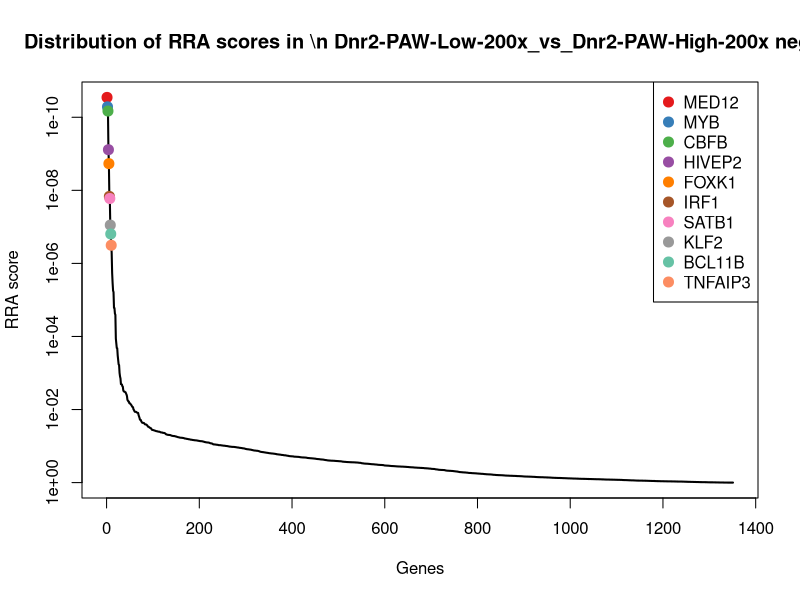
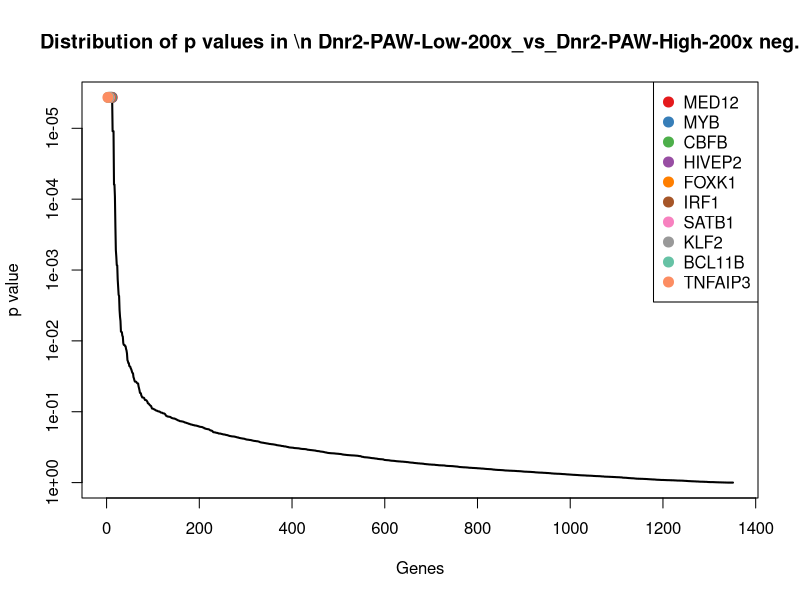
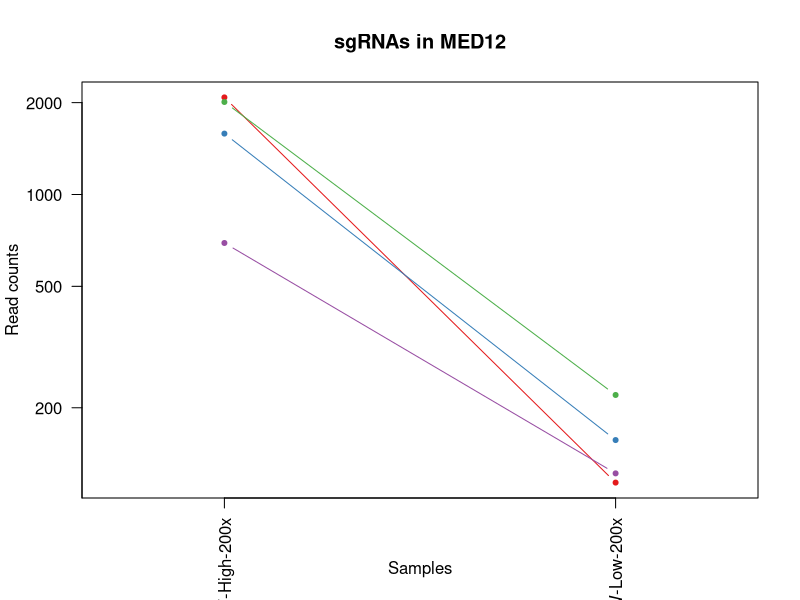
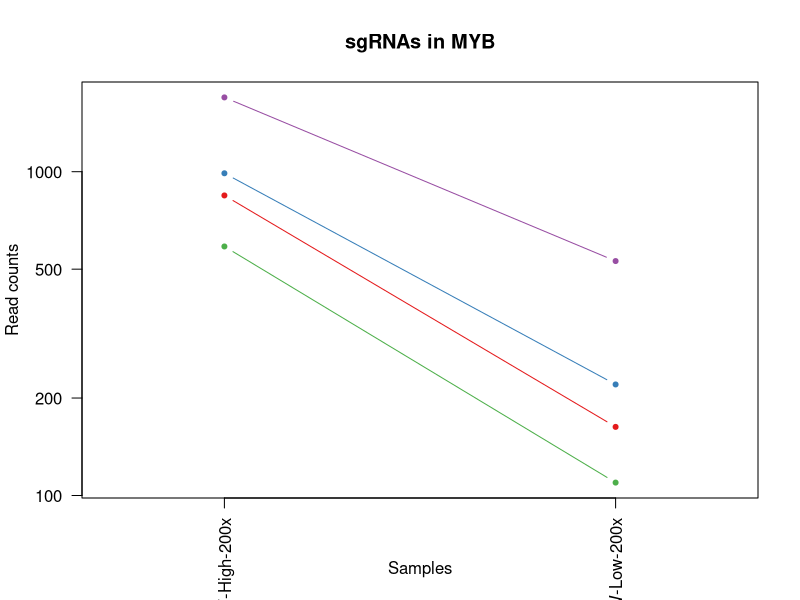
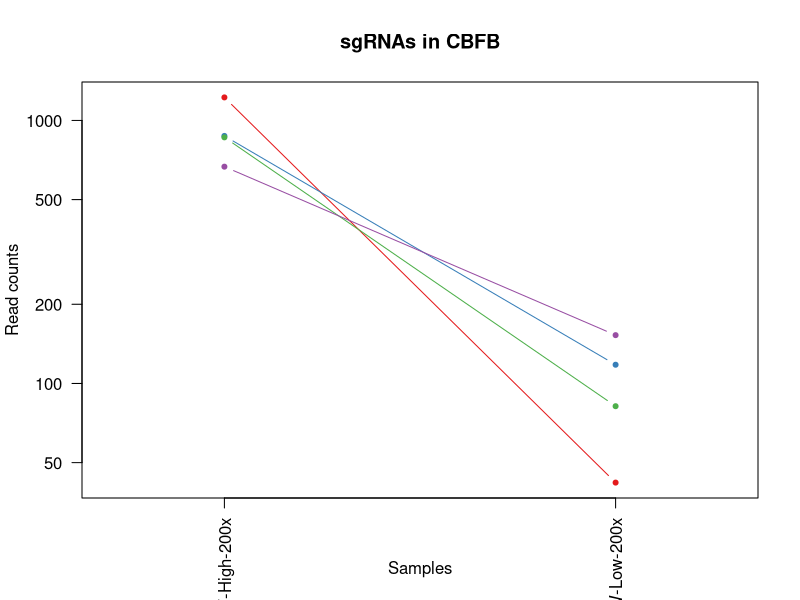
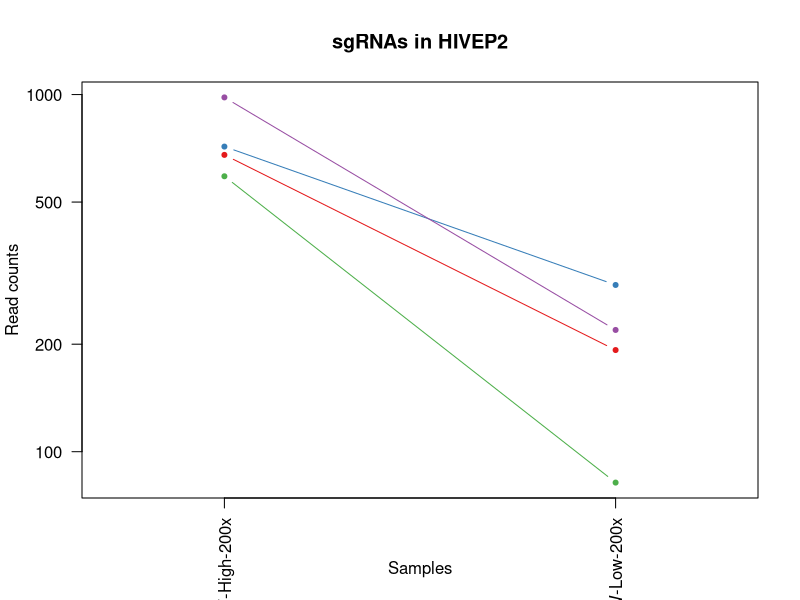
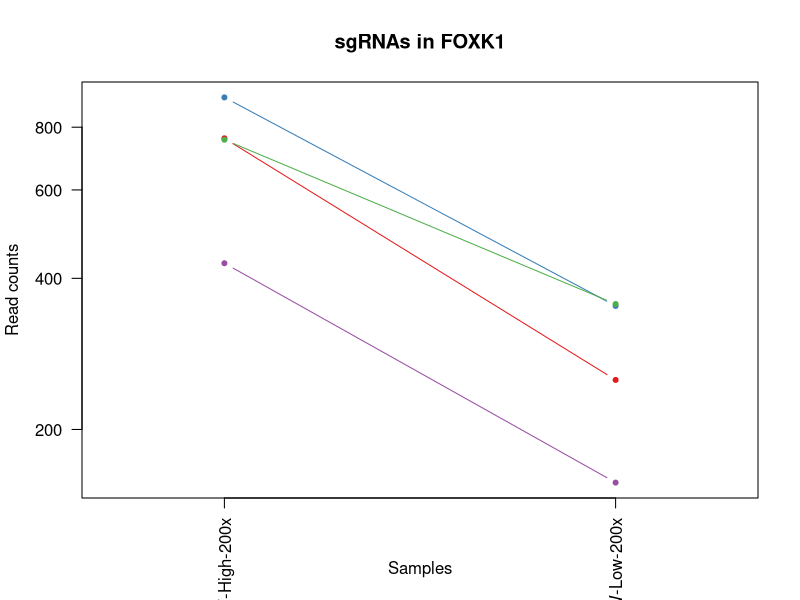
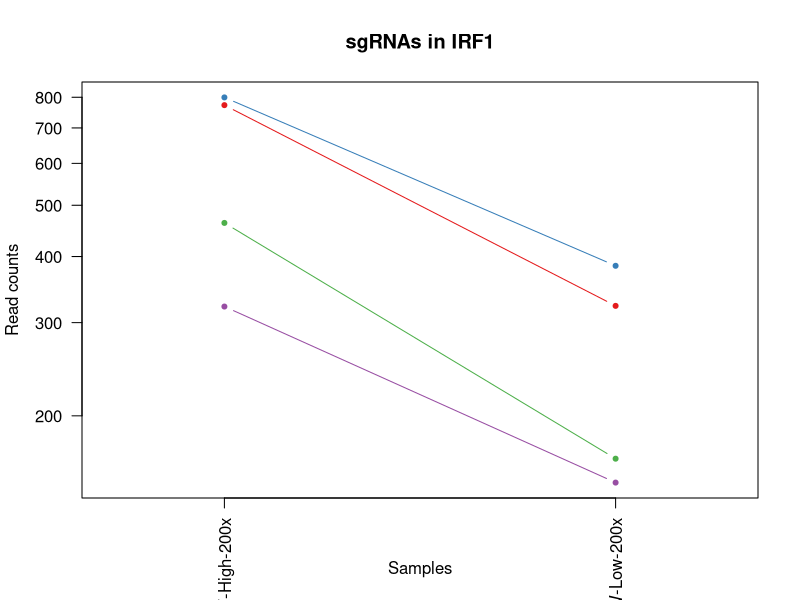

Generate these figures, in order, with R: (Note: this script raises an error after producing the figures.)
pdf(file='coverage_test_200x_2019-03-04.pdf',width=4.5,height=4.5);
gstable=read.table('coverage_test_200x_2019-03-04.gene_summary.txt',header=T)
# 
#
# parameters
# Do not modify the variables beginning with "__"

# gstablename='__GENE_SUMMARY_FILE__'
startindex=3
# outputfile='__OUTPUT_FILE__'
targetgenelist=c("MED12","MYB","CBFB","HIVEP2","FOXK1","IRF1","SATB1","KLF2","BCL11B","TNFAIP3")
# samplelabel=sub('.\\w+.\\w+$','',colnames(gstable)[startindex]);
samplelabel='Dnr2-PAW-Low-200x_vs_Dnr2-PAW-High-200x neg.'


# You need to write some codes in front of this code:
# gstable=read.table(gstablename,header=T)
# pdf(file=outputfile,width=6,height=6)


# set up color using RColorBrewer
#library(RColorBrewer)
#colors <- brewer.pal(length(targetgenelist), "Set1")

colors=c( "#E41A1C", "#377EB8", "#4DAF4A", "#984EA3", "#FF7F00",  "#A65628", "#F781BF",
          "#999999", "#66C2A5", "#FC8D62", "#8DA0CB", "#E78AC3", "#A6D854", "#FFD92F", "#E5C494", "#B3B3B3", 
          "#8DD3C7", "#FFFFB3", "#BEBADA", "#FB8072", "#80B1D3", "#FDB462", "#B3DE69", "#FCCDE5",
          "#D9D9D9", "#BC80BD", "#CCEBC5", "#FFED6F")

######
# function definition

plotrankedvalues<-function(val, tglist, ...){
  
  plot(val,log='y',ylim=c(max(val),min(val)),type='l',lwd=2, ...)
  if(length(tglist)>0){
    for(i in 1:length(tglist)){
      targetgene=tglist[i];
      tx=which(names(val)==targetgene);ty=val[targetgene];
      points(tx,ty,col=colors[(i %% length(colors)) ],cex=2,pch=20)
      # text(tx+50,ty,targetgene,col=colors[i])
    }
    legend('topright',tglist,pch=20,pt.cex = 2,cex=1,col=colors)
  }
}



plotrandvalues<-function(val,targetgenelist, ...){
  # choose the one with the best distance distribution
  
  mindiffvalue=0;
  randval=val;
  for(i in 1:20){
    randval0=sample(val)
    vindex=sort(which(names(randval0) %in% targetgenelist))
    if(max(vindex)>0.9*length(val)){
      # print('pass...')
      next;
    }
    mindiffind=min(diff(vindex));
    if (mindiffind > mindiffvalue){
      mindiffvalue=mindiffind;
      randval=randval0;
      # print(paste('Diff: ',mindiffvalue))
    }
  }
  plot(randval,log='y',ylim=c(max(randval),min(randval)),pch=20,col='grey', ...)
  
  if(length(targetgenelist)>0){
    for(i in 1:length(targetgenelist)){
      targetgene=targetgenelist[i];
      tx=which(names(randval)==targetgene);ty=randval[targetgene];
      points(tx,ty,col=colors[(i %% length(colors)) ],cex=2,pch=20)
      text(tx+50,ty,targetgene,col=colors[i])
    }
  }
  
}




# set.seed(1235)



pvec=gstable[,startindex]
names(pvec)=gstable[,'id']
pvec=sort(pvec);

plotrankedvalues(pvec,targetgenelist,xlab='Genes',ylab='RRA score',main=paste('Distribution of RRA scores in \\n',samplelabel))

# plotrandvalues(pvec,targetgenelist,xlab='Genes',ylab='RRA score',main=paste('Distribution of RRA scores in \\n',samplelabel))


pvec=gstable[,startindex+1]
names(pvec)=gstable[,'id']
pvec=sort(pvec);

plotrankedvalues(pvec,targetgenelist,xlab='Genes',ylab='p value',main=paste('Distribution of p values in \\n',samplelabel))

# plotrandvalues(pvec,targetgenelist,xlab='Genes',ylab='p value',main=paste('Distribution of p values in \\n',samplelabel))



# you need to write after this code:
# dev.off()






# parameters
# Do not modify the variables beginning with "__"
targetmat=list(c(2079.54856212165,112.70619876063823),c(1582.2225616519913,155.73947465106374),c(2008.92238454016,219.2647866797871),c(692.5289079518325,120.90301321595737))
targetgene="MED12"
collabel=c("Dnr2-PAW-High-200x","Dnr2-PAW-Low-200x")

# set up color using RColorBrewer
#library(RColorBrewer)
#colors <- brewer.pal(length(targetgenelist), "Set1")

colors=c( "#E41A1C", "#377EB8", "#4DAF4A", "#984EA3", "#FF7F00",  "#A65628", "#F781BF",
          "#999999", "#66C2A5", "#FC8D62", "#8DA0CB", "#E78AC3", "#A6D854", "#FFD92F", "#E5C494", "#B3B3B3", 
          "#8DD3C7", "#FFFFB3", "#BEBADA", "#FB8072", "#80B1D3", "#FDB462", "#B3DE69", "#FCCDE5",
          "#D9D9D9", "#BC80BD", "#CCEBC5", "#FFED6F")


## code

targetmatvec=unlist(targetmat)+1
yrange=range(targetmatvec[targetmatvec>0]);
# yrange[1]=1; # set the minimum value to 1
for(i in 1:length(targetmat)){
  vali=targetmat[[i]]+1;
  if(i==1){
    plot(1:length(vali),vali,type='b',las=1,pch=20,main=paste('sgRNAs in',targetgene),ylab='Read counts',xlab='Samples',xlim=c(0.7,length(vali)+0.3),ylim = yrange,col=colors[(i %% length(colors))],xaxt='n',log='y')
    axis(1,at=1:length(vali),labels=(collabel),las=2)
    # lines(0:100,rep(1,101),col='black');
  }else{
    lines(1:length(vali),vali,type='b',pch=20,col=colors[(i %% length(colors))])
  }
}




# parameters
# Do not modify the variables beginning with "__"
targetmat=list(c(843.590454445575,161.8870854925531),c(987.7855670077838,219.2647866797871),c(586.5896415795975,108.60779153297865),c(1695.02826195576,528.6945323680848))
targetgene="MYB"
collabel=c("Dnr2-PAW-High-200x","Dnr2-PAW-Low-200x")

# set up color using RColorBrewer
#library(RColorBrewer)
#colors <- brewer.pal(length(targetgenelist), "Set1")

colors=c( "#E41A1C", "#377EB8", "#4DAF4A", "#984EA3", "#FF7F00",  "#A65628", "#F781BF",
          "#999999", "#66C2A5", "#FC8D62", "#8DA0CB", "#E78AC3", "#A6D854", "#FFD92F", "#E5C494", "#B3B3B3", 
          "#8DD3C7", "#FFFFB3", "#BEBADA", "#FB8072", "#80B1D3", "#FDB462", "#B3DE69", "#FCCDE5",
          "#D9D9D9", "#BC80BD", "#CCEBC5", "#FFED6F")


## code

targetmatvec=unlist(targetmat)+1
yrange=range(targetmatvec[targetmatvec>0]);
# yrange[1]=1; # set the minimum value to 1
for(i in 1:length(targetmat)){
  vali=targetmat[[i]]+1;
  if(i==1){
    plot(1:length(vali),vali,type='b',las=1,pch=20,main=paste('sgRNAs in',targetgene),ylab='Read counts',xlab='Samples',xlim=c(0.7,length(vali)+0.3),ylim = yrange,col=colors[(i %% length(colors))],xaxt='n',log='y')
    axis(1,at=1:length(vali),labels=(collabel),las=2)
    # lines(0:100,rep(1,101),col='black');
  }else{
    lines(1:length(vali),vali,type='b',pch=20,col=colors[(i %% length(colors))])
  }
}




# parameters
# Do not modify the variables beginning with "__"
targetmat=list(c(1222.2252398130074,40.98407227659572),c(872.0371093047862,116.80460598829781),c(861.2469988409475,80.94354274627655),c(666.0440913587737,151.64106742340417))
targetgene="CBFB"
collabel=c("Dnr2-PAW-High-200x","Dnr2-PAW-Low-200x")

# set up color using RColorBrewer
#library(RColorBrewer)
#colors <- brewer.pal(length(targetgenelist), "Set1")

colors=c( "#E41A1C", "#377EB8", "#4DAF4A", "#984EA3", "#FF7F00",  "#A65628", "#F781BF",
          "#999999", "#66C2A5", "#FC8D62", "#8DA0CB", "#E78AC3", "#A6D854", "#FFD92F", "#E5C494", "#B3B3B3", 
          "#8DD3C7", "#FFFFB3", "#BEBADA", "#FB8072", "#80B1D3", "#FDB462", "#B3DE69", "#FCCDE5",
          "#D9D9D9", "#BC80BD", "#CCEBC5", "#FFED6F")


## code

targetmatvec=unlist(targetmat)+1
yrange=range(targetmatvec[targetmatvec>0]);
# yrange[1]=1; # set the minimum value to 1
for(i in 1:length(targetmat)){
  vali=targetmat[[i]]+1;
  if(i==1){
    plot(1:length(vali),vali,type='b',las=1,pch=20,main=paste('sgRNAs in',targetgene),ylab='Read counts',xlab='Samples',xlim=c(0.7,length(vali)+0.3),ylim = yrange,col=colors[(i %% length(colors))],xaxt='n',log='y')
    axis(1,at=1:length(vali),labels=(collabel),las=2)
    # lines(0:100,rep(1,101),col='black');
  }else{
    lines(1:length(vali),vali,type='b',pch=20,col=colors[(i %% length(colors))])
  }
}




# parameters
# Do not modify the variables beginning with "__"
targetmat=list(c(676.8342018226125,191.600537893085),c(714.10912887951,292.0115149707445),c(589.5323989788262,80.94354274627655),c(980.91913307625,218.24018487287222))
targetgene="HIVEP2"
collabel=c("Dnr2-PAW-High-200x","Dnr2-PAW-Low-200x")

# set up color using RColorBrewer
#library(RColorBrewer)
#colors <- brewer.pal(length(targetgenelist), "Set1")

colors=c( "#E41A1C", "#377EB8", "#4DAF4A", "#984EA3", "#FF7F00",  "#A65628", "#F781BF",
          "#999999", "#66C2A5", "#FC8D62", "#8DA0CB", "#E78AC3", "#A6D854", "#FFD92F", "#E5C494", "#B3B3B3", 
          "#8DD3C7", "#FFFFB3", "#BEBADA", "#FB8072", "#80B1D3", "#FDB462", "#B3DE69", "#FCCDE5",
          "#D9D9D9", "#BC80BD", "#CCEBC5", "#FFED6F")


## code

targetmatvec=unlist(targetmat)+1
yrange=range(targetmatvec[targetmatvec>0]);
# yrange[1]=1; # set the minimum value to 1
for(i in 1:length(targetmat)){
  vali=targetmat[[i]]+1;
  if(i==1){
    plot(1:length(vali),vali,type='b',las=1,pch=20,main=paste('sgRNAs in',targetgene),ylab='Read counts',xlab='Samples',xlim=c(0.7,length(vali)+0.3),ylim = yrange,col=colors[(i %% length(colors))],xaxt='n',log='y')
    axis(1,at=1:length(vali),labels=(collabel),las=2)
    # lines(0:100,rep(1,101),col='black');
  }else{
    lines(1:length(vali),vali,type='b',pch=20,col=colors[(i %% length(colors))])
  }
}




# parameters
# Do not modify the variables beginning with "__"
targetmat=list(c(759.2314090010175,250.0028408872339),c(916.1784702932175,351.4384197718083),c(754.3268133356363,354.512225192553),c(427.680742021245,155.73947465106374))
targetgene="FOXK1"
collabel=c("Dnr2-PAW-High-200x","Dnr2-PAW-Low-200x")

# set up color using RColorBrewer
#library(RColorBrewer)
#colors <- brewer.pal(length(targetgenelist), "Set1")

colors=c( "#E41A1C", "#377EB8", "#4DAF4A", "#984EA3", "#FF7F00",  "#A65628", "#F781BF",
          "#999999", "#66C2A5", "#FC8D62", "#8DA0CB", "#E78AC3", "#A6D854", "#FFD92F", "#E5C494", "#B3B3B3", 
          "#8DD3C7", "#FFFFB3", "#BEBADA", "#FB8072", "#80B1D3", "#FDB462", "#B3DE69", "#FCCDE5",
          "#D9D9D9", "#BC80BD", "#CCEBC5", "#FFED6F")


## code

targetmatvec=unlist(targetmat)+1
yrange=range(targetmatvec[targetmatvec>0]);
# yrange[1]=1; # set the minimum value to 1
for(i in 1:length(targetmat)){
  vali=targetmat[[i]]+1;
  if(i==1){
    plot(1:length(vali),vali,type='b',las=1,pch=20,main=paste('sgRNAs in',targetgene),ylab='Read counts',xlab='Samples',xlim=c(0.7,length(vali)+0.3),ylim = yrange,col=colors[(i %% length(colors))],xaxt='n',log='y')
    axis(1,at=1:length(vali),labels=(collabel),las=2)
    # lines(0:100,rep(1,101),col='black');
  }else{
    lines(1:length(vali),vali,type='b',pch=20,col=colors[(i %% length(colors))])
  }
}




# parameters
# Do not modify the variables beginning with "__"
targetmat=list(c(771.9833577310087,321.7249673712764),c(798.4681743240675,383.20107578617),c(462.0129116789137,164.96089091329776),c(320.76055651593373,148.56726200265948))
targetgene="IRF1"
collabel=c("Dnr2-PAW-High-200x","Dnr2-PAW-Low-200x")

# set up color using RColorBrewer
#library(RColorBrewer)
#colors <- brewer.pal(length(targetgenelist), "Set1")

colors=c( "#E41A1C", "#377EB8", "#4DAF4A", "#984EA3", "#FF7F00",  "#A65628", "#F781BF",
          "#999999", "#66C2A5", "#FC8D62", "#8DA0CB", "#E78AC3", "#A6D854", "#FFD92F", "#E5C494", "#B3B3B3", 
          "#8DD3C7", "#FFFFB3", "#BEBADA", "#FB8072", "#80B1D3", "#FDB462", "#B3DE69", "#FCCDE5",
          "#D9D9D9", "#BC80BD", "#CCEBC5", "#FFED6F")


## code

targetmatvec=unlist(targetmat)+1
yrange=range(targetmatvec[targetmatvec>0]);
# yrange[1]=1; # set the minimum value to 1
for(i in 1:length(targetmat)){
  vali=targetmat[[i]]+1;
  if(i==1){
    plot(1:length(vali),vali,type='b',las=1,pch=20,main=paste('sgRNAs in',targetgene),ylab='Read counts',xlab='Samples',xlim=c(0.7,length(vali)+0.3),ylim = yrange,col=colors[(i %% length(colors))],xaxt='n',log='y')
    axis(1,at=1:length(vali),labels=(collabel),las=2)
    # lines(0:100,rep(1,101),col='black');
  }else{
    lines(1:length(vali),vali,type='b',pch=20,col=colors[(i %% length(colors))])
  }
}




# parameters
# Do not modify the variables beginning with "__"
targetmat=list(c(783.7543873279237,410.8653245728721),c(1026.0414131977575,382.1764739792551),c(654.2730617618588,395.4962974691487),c(310.95136518517126,123.97681863670205))
targetgene="SATB1"
collabel=c("Dnr2-PAW-High-200x","Dnr2-PAW-Low-200x")

# set up color using RColorBrewer
#library(RColorBrewer)
#colors <- brewer.pal(length(targetgenelist), "Set1")

colors=c( "#E41A1C", "#377EB8", "#4DAF4A", "#984EA3", "#FF7F00",  "#A65628", "#F781BF",
          "#999999", "#66C2A5", "#FC8D62", "#8DA0CB", "#E78AC3", "#A6D854", "#FFD92F", "#E5C494", "#B3B3B3", 
          "#8DD3C7", "#FFFFB3", "#BEBADA", "#FB8072", "#80B1D3", "#FDB462", "#B3DE69", "#FCCDE5",
          "#D9D9D9", "#BC80BD", "#CCEBC5", "#FFED6F")


## code

targetmatvec=unlist(targetmat)+1
yrange=range(targetmatvec[targetmatvec>0]);
# yrange[1]=1; # set the minimum value to 1
for(i in 1:length(targetmat)){
  vali=targetmat[[i]]+1;
  if(i==1){
    plot(1:length(vali),vali,type='b',las=1,pch=20,main=paste('sgRNAs in',targetgene),ylab='Read counts',xlab='Samples',xlim=c(0.7,length(vali)+0.3),ylim = yrange,col=colors[(i %% length(colors))],xaxt='n',log='y')
    axis(1,at=1:length(vali),labels=(collabel),las=2)
    # lines(0:100,rep(1,101),col='black');
  }else{
    lines(1:length(vali),vali,type='b',pch=20,col=colors[(i %% length(colors))])
  }
}




# parameters
# Do not modify the variables beginning with "__"
targetmat=list(c(372.749270568975,201.8465559622339),c(902.44560243015,334.0201890542551),c(920.1021468255225,106.55858791914888),c(898.521925897845,78.89433913244676))
targetgene="KLF2"
collabel=c("Dnr2-PAW-High-200x","Dnr2-PAW-Low-200x")

# set up color using RColorBrewer
#library(RColorBrewer)
#colors <- brewer.pal(length(targetgenelist), "Set1")

colors=c( "#E41A1C", "#377EB8", "#4DAF4A", "#984EA3", "#FF7F00",  "#A65628", "#F781BF",
          "#999999", "#66C2A5", "#FC8D62", "#8DA0CB", "#E78AC3", "#A6D854", "#FFD92F", "#E5C494", "#B3B3B3", 
          "#8DD3C7", "#FFFFB3", "#BEBADA", "#FB8072", "#80B1D3", "#FDB462", "#B3DE69", "#FCCDE5",
          "#D9D9D9", "#BC80BD", "#CCEBC5", "#FFED6F")


## code

targetmatvec=unlist(targetmat)+1
yrange=range(targetmatvec[targetmatvec>0]);
# yrange[1]=1; # set the minimum value to 1
for(i in 1:length(targetmat)){
  vali=targetmat[[i]]+1;
  if(i==1){
    plot(1:length(vali),vali,type='b',las=1,pch=20,main=paste('sgRNAs in',targetgene),ylab='Read counts',xlab='Samples',xlim=c(0.7,length(vali)+0.3),ylim = yrange,col=colors[(i %% length(colors))],xaxt='n',log='y')
    axis(1,at=1:length(vali),labels=(collabel),las=2)
    # lines(0:100,rep(1,101),col='black');
  }else{
    lines(1:length(vali),vali,type='b',pch=20,col=colors[(i %% length(colors))])
  }
}




# parameters
# Do not modify the variables beginning with "__"
targetmat=list(c(834.7621822478887,356.56142880638276),c(838.6858587801937,312.50355110904235),c(577.7613693819112,169.05929814095734),c(358.03548357283125,199.79735234840413))
targetgene="BCL11B"
collabel=c("Dnr2-PAW-High-200x","Dnr2-PAW-Low-200x")

# set up color using RColorBrewer
#library(RColorBrewer)
#colors <- brewer.pal(length(targetgenelist), "Set1")

colors=c( "#E41A1C", "#377EB8", "#4DAF4A", "#984EA3", "#FF7F00",  "#A65628", "#F781BF",
          "#999999", "#66C2A5", "#FC8D62", "#8DA0CB", "#E78AC3", "#A6D854", "#FFD92F", "#E5C494", "#B3B3B3", 
          "#8DD3C7", "#FFFFB3", "#BEBADA", "#FB8072", "#80B1D3", "#FDB462", "#B3DE69", "#FCCDE5",
          "#D9D9D9", "#BC80BD", "#CCEBC5", "#FFED6F")


## code

targetmatvec=unlist(targetmat)+1
yrange=range(targetmatvec[targetmatvec>0]);
# yrange[1]=1; # set the minimum value to 1
for(i in 1:length(targetmat)){
  vali=targetmat[[i]]+1;
  if(i==1){
    plot(1:length(vali),vali,type='b',las=1,pch=20,main=paste('sgRNAs in',targetgene),ylab='Read counts',xlab='Samples',xlim=c(0.7,length(vali)+0.3),ylim = yrange,col=colors[(i %% length(colors))],xaxt='n',log='y')
    axis(1,at=1:length(vali),labels=(collabel),las=2)
    # lines(0:100,rep(1,101),col='black');
  }else{
    lines(1:length(vali),vali,type='b',pch=20,col=colors[(i %% length(colors))])
  }
}




# parameters
# Do not modify the variables beginning with "__"
targetmat=list(c(579.7232076480637,382.1764739792551),c(661.1394956933925,352.4630215787232),c(386.4821384320425,188.5267324723403),c(534.6009275265562,310.4543474952126))
targetgene="TNFAIP3"
collabel=c("Dnr2-PAW-High-200x","Dnr2-PAW-Low-200x")

# set up color using RColorBrewer
#library(RColorBrewer)
#colors <- brewer.pal(length(targetgenelist), "Set1")

colors=c( "#E41A1C", "#377EB8", "#4DAF4A", "#984EA3", "#FF7F00",  "#A65628", "#F781BF",
          "#999999", "#66C2A5", "#FC8D62", "#8DA0CB", "#E78AC3", "#A6D854", "#FFD92F", "#E5C494", "#B3B3B3", 
          "#8DD3C7", "#FFFFB3", "#BEBADA", "#FB8072", "#80B1D3", "#FDB462", "#B3DE69", "#FCCDE5",
          "#D9D9D9", "#BC80BD", "#CCEBC5", "#FFED6F")


## code

targetmatvec=unlist(targetmat)+1
yrange=range(targetmatvec[targetmatvec>0]);
# yrange[1]=1; # set the minimum value to 1
for(i in 1:length(targetmat)){
  vali=targetmat[[i]]+1;
  if(i==1){
    plot(1:length(vali),vali,type='b',las=1,pch=20,main=paste('sgRNAs in',targetgene),ylab='Read counts',xlab='Samples',xlim=c(0.7,length(vali)+0.3),ylim = yrange,col=colors[(i %% length(colors))],xaxt='n',log='y')
    axis(1,at=1:length(vali),labels=(collabel),las=2)
    # lines(0:100,rep(1,101),col='black');
  }else{
    lines(1:length(vali),vali,type='b',pch=20,col=colors[(i %% length(colors))])
  }
}



# 
#
# parameters
# Do not modify the variables beginning with "__"

# gstablename='__GENE_SUMMARY_FILE__'
startindex=9
# outputfile='__OUTPUT_FILE__'
targetgenelist=c("Non-Targeting","STAT5B","STAT5A","FOXP1","IL2RA","CIC","GATA3","JAK3","PTEN","ETS1")
# samplelabel=sub('.\\w+.\\w+$','',colnames(gstable)[startindex]);
samplelabel='Dnr2-PAW-Low-200x_vs_Dnr2-PAW-High-200x pos.'


# You need to write some codes in front of this code:
# gstable=read.table(gstablename,header=T)
# pdf(file=outputfile,width=6,height=6)


# set up color using RColorBrewer
#library(RColorBrewer)
#colors <- brewer.pal(length(targetgenelist), "Set1")

colors=c( "#E41A1C", "#377EB8", "#4DAF4A", "#984EA3", "#FF7F00",  "#A65628", "#F781BF",
          "#999999", "#66C2A5", "#FC8D62", "#8DA0CB", "#E78AC3", "#A6D854", "#FFD92F", "#E5C494", "#B3B3B3", 
          "#8DD3C7", "#FFFFB3", "#BEBADA", "#FB8072", "#80B1D3", "#FDB462", "#B3DE69", "#FCCDE5",
          "#D9D9D9", "#BC80BD", "#CCEBC5", "#FFED6F")

######
# function definition

plotrankedvalues<-function(val, tglist, ...){
  
  plot(val,log='y',ylim=c(max(val),min(val)),type='l',lwd=2, ...)
  if(length(tglist)>0){
    for(i in 1:length(tglist)){
      targetgene=tglist[i];
      tx=which(names(val)==targetgene);ty=val[targetgene];
      points(tx,ty,col=colors[(i %% length(colors)) ],cex=2,pch=20)
      # text(tx+50,ty,targetgene,col=colors[i])
    }
    legend('topright',tglist,pch=20,pt.cex = 2,cex=1,col=colors)
  }
}



plotrandvalues<-function(val,targetgenelist, ...){
  # choose the one with the best distance distribution
  
  mindiffvalue=0;
  randval=val;
  for(i in 1:20){
    randval0=sample(val)
    vindex=sort(which(names(randval0) %in% targetgenelist))
    if(max(vindex)>0.9*length(val)){
      # print('pass...')
      next;
    }
    mindiffind=min(diff(vindex));
    if (mindiffind > mindiffvalue){
      mindiffvalue=mindiffind;
      randval=randval0;
      # print(paste('Diff: ',mindiffvalue))
    }
  }
  plot(randval,log='y',ylim=c(max(randval),min(randval)),pch=20,col='grey', ...)
  
  if(length(targetgenelist)>0){
    for(i in 1:length(targetgenelist)){
      targetgene=targetgenelist[i];
      tx=which(names(randval)==targetgene);ty=randval[targetgene];
      points(tx,ty,col=colors[(i %% length(colors)) ],cex=2,pch=20)
      text(tx+50,ty,targetgene,col=colors[i])
    }
  }
  
}




# set.seed(1235)



pvec=gstable[,startindex]
names(pvec)=gstable[,'id']
pvec=sort(pvec);

plotrankedvalues(pvec,targetgenelist,xlab='Genes',ylab='RRA score',main=paste('Distribution of RRA scores in \\n',samplelabel))

# plotrandvalues(pvec,targetgenelist,xlab='Genes',ylab='RRA score',main=paste('Distribution of RRA scores in \\n',samplelabel))


pvec=gstable[,startindex+1]
names(pvec)=gstable[,'id']
pvec=sort(pvec);

plotrankedvalues(pvec,targetgenelist,xlab='Genes',ylab='p value',main=paste('Distribution of p values in \\n',samplelabel))

# plotrandvalues(pvec,targetgenelist,xlab='Genes',ylab='p value',main=paste('Distribution of p values in \\n',samplelabel))



# you need to write after this code:
# dev.off()






# parameters
# Do not modify the variables beginning with "__"
targetmat=list()
targetgene="Non-Targeting"
collabel=c("Dnr2-PAW-High-200x","Dnr2-PAW-Low-200x")

# set up color using RColorBrewer
#library(RColorBrewer)
#colors <- brewer.pal(length(targetgenelist), "Set1")

colors=c( "#E41A1C", "#377EB8", "#4DAF4A", "#984EA3", "#FF7F00",  "#A65628", "#F781BF",
          "#999999", "#66C2A5", "#FC8D62", "#8DA0CB", "#E78AC3", "#A6D854", "#FFD92F", "#E5C494", "#B3B3B3", 
          "#8DD3C7", "#FFFFB3", "#BEBADA", "#FB8072", "#80B1D3", "#FDB462", "#B3DE69", "#FCCDE5",
          "#D9D9D9", "#BC80BD", "#CCEBC5", "#FFED6F")


## code

targetmatvec=unlist(targetmat)+1
yrange=range(targetmatvec[targetmatvec>0]);
# yrange[1]=1; # set the minimum value to 1
for(i in 1:length(targetmat)){
  vali=targetmat[[i]]+1;
  if(i==1){
    plot(1:length(vali),vali,type='b',las=1,pch=20,main=paste('sgRNAs in',targetgene),ylab='Read counts',xlab='Samples',xlim=c(0.7,length(vali)+0.3),ylim = yrange,col=colors[(i %% length(colors))],xaxt='n',log='y')
    axis(1,at=1:length(vali),labels=(collabel),las=2)
    # lines(0:100,rep(1,101),col='black');
  }else{
    lines(1:length(vali),vali,type='b',pch=20,col=colors[(i %% length(colors))])
  }
}




# parameters
# Do not modify the variables beginning with "__"
targetmat=list(c(161.85165695758124,771.5251606069145),c(75.53077324687125,348.3646143510636),c(70.62617758149,491.80886731914865),c(66.702501049185,203.8957595760637))
targetgene="STAT5B"
collabel=c("Dnr2-PAW-High-200x","Dnr2-PAW-Low-200x")

# set up color using RColorBrewer
#library(RColorBrewer)
#colors <- brewer.pal(length(targetgenelist), "Set1")

colors=c( "#E41A1C", "#377EB8", "#4DAF4A", "#984EA3", "#FF7F00",  "#A65628", "#F781BF",
          "#999999", "#66C2A5", "#FC8D62", "#8DA0CB", "#E78AC3", "#A6D854", "#FFD92F", "#E5C494", "#B3B3B3", 
          "#8DD3C7", "#FFFFB3", "#BEBADA", "#FB8072", "#80B1D3", "#FDB462", "#B3DE69", "#FCCDE5",
          "#D9D9D9", "#BC80BD", "#CCEBC5", "#FFED6F")


## code

targetmatvec=unlist(targetmat)+1
yrange=range(targetmatvec[targetmatvec>0]);
# yrange[1]=1; # set the minimum value to 1
for(i in 1:length(targetmat)){
  vali=targetmat[[i]]+1;
  if(i==1){
    plot(1:length(vali),vali,type='b',las=1,pch=20,main=paste('sgRNAs in',targetgene),ylab='Read counts',xlab='Samples',xlim=c(0.7,length(vali)+0.3),ylim = yrange,col=colors[(i %% length(colors))],xaxt='n',log='y')
    axis(1,at=1:length(vali),labels=(collabel),las=2)
    # lines(0:100,rep(1,101),col='black');
  }else{
    lines(1:length(vali),vali,type='b',pch=20,col=colors[(i %% length(colors))])
  }
}




# parameters
# Do not modify the variables beginning with "__"
targetmat=list(c(163.81349522373375,370.90585410319125),c(178.5272822198775,568.6540028377656),c(89.26364110993875,233.60921197659562),c(80.4353689122525,224.38779571436157))
targetgene="STAT5A"
collabel=c("Dnr2-PAW-High-200x","Dnr2-PAW-Low-200x")

# set up color using RColorBrewer
#library(RColorBrewer)
#colors <- brewer.pal(length(targetgenelist), "Set1")

colors=c( "#E41A1C", "#377EB8", "#4DAF4A", "#984EA3", "#FF7F00",  "#A65628", "#F781BF",
          "#999999", "#66C2A5", "#FC8D62", "#8DA0CB", "#E78AC3", "#A6D854", "#FFD92F", "#E5C494", "#B3B3B3", 
          "#8DD3C7", "#FFFFB3", "#BEBADA", "#FB8072", "#80B1D3", "#FDB462", "#B3DE69", "#FCCDE5",
          "#D9D9D9", "#BC80BD", "#CCEBC5", "#FFED6F")


## code

targetmatvec=unlist(targetmat)+1
yrange=range(targetmatvec[targetmatvec>0]);
# yrange[1]=1; # set the minimum value to 1
for(i in 1:length(targetmat)){
  vali=targetmat[[i]]+1;
  if(i==1){
    plot(1:length(vali),vali,type='b',las=1,pch=20,main=paste('sgRNAs in',targetgene),ylab='Read counts',xlab='Samples',xlim=c(0.7,length(vali)+0.3),ylim = yrange,col=colors[(i %% length(colors))],xaxt='n',log='y')
    axis(1,at=1:length(vali),labels=(collabel),las=2)
    # lines(0:100,rep(1,101),col='black');
  }else{
    lines(1:length(vali),vali,type='b',pch=20,col=colors[(i %% length(colors))])
  }
}




# parameters
# Do not modify the variables beginning with "__"
targetmat=list(c(412.96695502510124,689.557016053723),c(224.63048147446125,945.7074677824462),c(367.8446749035937,699.803034122872),c(146.15695082836126,315.57735652978704))
targetgene="FOXP1"
collabel=c("Dnr2-PAW-High-200x","Dnr2-PAW-Low-200x")

# set up color using RColorBrewer
#library(RColorBrewer)
#colors <- brewer.pal(length(targetgenelist), "Set1")

colors=c( "#E41A1C", "#377EB8", "#4DAF4A", "#984EA3", "#FF7F00",  "#A65628", "#F781BF",
          "#999999", "#66C2A5", "#FC8D62", "#8DA0CB", "#E78AC3", "#A6D854", "#FFD92F", "#E5C494", "#B3B3B3", 
          "#8DD3C7", "#FFFFB3", "#BEBADA", "#FB8072", "#80B1D3", "#FDB462", "#B3DE69", "#FCCDE5",
          "#D9D9D9", "#BC80BD", "#CCEBC5", "#FFED6F")


## code

targetmatvec=unlist(targetmat)+1
yrange=range(targetmatvec[targetmatvec>0]);
# yrange[1]=1; # set the minimum value to 1
for(i in 1:length(targetmat)){
  vali=targetmat[[i]]+1;
  if(i==1){
    plot(1:length(vali),vali,type='b',las=1,pch=20,main=paste('sgRNAs in',targetgene),ylab='Read counts',xlab='Samples',xlim=c(0.7,length(vali)+0.3),ylim = yrange,col=colors[(i %% length(colors))],xaxt='n',log='y')
    axis(1,at=1:length(vali),labels=(collabel),las=2)
    # lines(0:100,rep(1,101),col='black');
  }else{
    lines(1:length(vali),vali,type='b',pch=20,col=colors[(i %% length(colors))])
  }
}




# parameters
# Do not modify the variables beginning with "__"
targetmat=list(c(136.34775949759876,605.5396678867017),c(797.4872551909913,409.8407227659572),c(42.17952272227875,195.69894512074455),c(58.855147984575,248.97823908031899))
targetgene="IL2RA"
collabel=c("Dnr2-PAW-High-200x","Dnr2-PAW-Low-200x")

# set up color using RColorBrewer
#library(RColorBrewer)
#colors <- brewer.pal(length(targetgenelist), "Set1")

colors=c( "#E41A1C", "#377EB8", "#4DAF4A", "#984EA3", "#FF7F00",  "#A65628", "#F781BF",
          "#999999", "#66C2A5", "#FC8D62", "#8DA0CB", "#E78AC3", "#A6D854", "#FFD92F", "#E5C494", "#B3B3B3", 
          "#8DD3C7", "#FFFFB3", "#BEBADA", "#FB8072", "#80B1D3", "#FDB462", "#B3DE69", "#FCCDE5",
          "#D9D9D9", "#BC80BD", "#CCEBC5", "#FFED6F")


## code

targetmatvec=unlist(targetmat)+1
yrange=range(targetmatvec[targetmatvec>0]);
# yrange[1]=1; # set the minimum value to 1
for(i in 1:length(targetmat)){
  vali=targetmat[[i]]+1;
  if(i==1){
    plot(1:length(vali),vali,type='b',las=1,pch=20,main=paste('sgRNAs in',targetgene),ylab='Read counts',xlab='Samples',xlim=c(0.7,length(vali)+0.3),ylim = yrange,col=colors[(i %% length(colors))],xaxt='n',log='y')
    axis(1,at=1:length(vali),labels=(collabel),las=2)
    # lines(0:100,rep(1,101),col='black');
  }else{
    lines(1:length(vali),vali,type='b',pch=20,col=colors[(i %% length(colors))])
  }
}




# parameters
# Do not modify the variables beginning with "__"
targetmat=list(c(238.36334933752875,393.44709385531894),c(262.886327664435,552.2603739271274),c(604.24618597497,951.8550786239356),c(394.3294914966525,857.5917123877655))
targetgene="CIC"
collabel=c("Dnr2-PAW-High-200x","Dnr2-PAW-Low-200x")

# set up color using RColorBrewer
#library(RColorBrewer)
#colors <- brewer.pal(length(targetgenelist), "Set1")

colors=c( "#E41A1C", "#377EB8", "#4DAF4A", "#984EA3", "#FF7F00",  "#A65628", "#F781BF",
          "#999999", "#66C2A5", "#FC8D62", "#8DA0CB", "#E78AC3", "#A6D854", "#FFD92F", "#E5C494", "#B3B3B3", 
          "#8DD3C7", "#FFFFB3", "#BEBADA", "#FB8072", "#80B1D3", "#FDB462", "#B3DE69", "#FCCDE5",
          "#D9D9D9", "#BC80BD", "#CCEBC5", "#FFED6F")


## code

targetmatvec=unlist(targetmat)+1
yrange=range(targetmatvec[targetmatvec>0]);
# yrange[1]=1; # set the minimum value to 1
for(i in 1:length(targetmat)){
  vali=targetmat[[i]]+1;
  if(i==1){
    plot(1:length(vali),vali,type='b',las=1,pch=20,main=paste('sgRNAs in',targetgene),ylab='Read counts',xlab='Samples',xlim=c(0.7,length(vali)+0.3),ylim = yrange,col=colors[(i %% length(colors))],xaxt='n',log='y')
    axis(1,at=1:length(vali),labels=(collabel),las=2)
    # lines(0:100,rep(1,101),col='black');
  }else{
    lines(1:length(vali),vali,type='b',pch=20,col=colors[(i %% length(colors))])
  }
}




# parameters
# Do not modify the variables beginning with "__"
targetmat=list(c(187.35555441756375,429.30815709734014),c(177.54636308680125,305.3313384606381),c(146.15695082836126,387.29948301382956),c(198.1456648814025,670.08958172234))
targetgene="GATA3"
collabel=c("Dnr2-PAW-High-200x","Dnr2-PAW-Low-200x")

# set up color using RColorBrewer
#library(RColorBrewer)
#colors <- brewer.pal(length(targetgenelist), "Set1")

colors=c( "#E41A1C", "#377EB8", "#4DAF4A", "#984EA3", "#FF7F00",  "#A65628", "#F781BF",
          "#999999", "#66C2A5", "#FC8D62", "#8DA0CB", "#E78AC3", "#A6D854", "#FFD92F", "#E5C494", "#B3B3B3", 
          "#8DD3C7", "#FFFFB3", "#BEBADA", "#FB8072", "#80B1D3", "#FDB462", "#B3DE69", "#FCCDE5",
          "#D9D9D9", "#BC80BD", "#CCEBC5", "#FFED6F")


## code

targetmatvec=unlist(targetmat)+1
yrange=range(targetmatvec[targetmatvec>0]);
# yrange[1]=1; # set the minimum value to 1
for(i in 1:length(targetmat)){
  vali=targetmat[[i]]+1;
  if(i==1){
    plot(1:length(vali),vali,type='b',las=1,pch=20,main=paste('sgRNAs in',targetgene),ylab='Read counts',xlab='Samples',xlim=c(0.7,length(vali)+0.3),ylim = yrange,col=colors[(i %% length(colors))],xaxt='n',log='y')
    axis(1,at=1:length(vali),labels=(collabel),las=2)
    # lines(0:100,rep(1,101),col='black');
  }else{
    lines(1:length(vali),vali,type='b',pch=20,col=colors[(i %% length(colors))])
  }
}




# parameters
# Do not modify the variables beginning with "__"
targetmat=list(c(76.5116923799475,172.13310356170203),c(52.9696331861175,154.71487284414883),c(23.54205919383,60.451506607978686),c(46.10319925458375,102.4601806914893))
targetgene="JAK3"
collabel=c("Dnr2-PAW-High-200x","Dnr2-PAW-Low-200x")

# set up color using RColorBrewer
#library(RColorBrewer)
#colors <- brewer.pal(length(targetgenelist), "Set1")

colors=c( "#E41A1C", "#377EB8", "#4DAF4A", "#984EA3", "#FF7F00",  "#A65628", "#F781BF",
          "#999999", "#66C2A5", "#FC8D62", "#8DA0CB", "#E78AC3", "#A6D854", "#FFD92F", "#E5C494", "#B3B3B3", 
          "#8DD3C7", "#FFFFB3", "#BEBADA", "#FB8072", "#80B1D3", "#FDB462", "#B3DE69", "#FCCDE5",
          "#D9D9D9", "#BC80BD", "#CCEBC5", "#FFED6F")


## code

targetmatvec=unlist(targetmat)+1
yrange=range(targetmatvec[targetmatvec>0]);
# yrange[1]=1; # set the minimum value to 1
for(i in 1:length(targetmat)){
  vali=targetmat[[i]]+1;
  if(i==1){
    plot(1:length(vali),vali,type='b',las=1,pch=20,main=paste('sgRNAs in',targetgene),ylab='Read counts',xlab='Samples',xlim=c(0.7,length(vali)+0.3),ylim = yrange,col=colors[(i %% length(colors))],xaxt='n',log='y')
    axis(1,at=1:length(vali),labels=(collabel),las=2)
    # lines(0:100,rep(1,101),col='black');
  }else{
    lines(1:length(vali),vali,type='b',pch=20,col=colors[(i %% length(colors))])
  }
}




# parameters
# Do not modify the variables beginning with "__"
targetmat=list(c(221.6877240752325,553.2849757340422),c(472.8030221427525,523.5715233335103),c(258.96265113213,476.43984021542525),c(406.1005210935675,880.1329521398931))
targetgene="PTEN"
collabel=c("Dnr2-PAW-High-200x","Dnr2-PAW-Low-200x")

# set up color using RColorBrewer
#library(RColorBrewer)
#colors <- brewer.pal(length(targetgenelist), "Set1")

colors=c( "#E41A1C", "#377EB8", "#4DAF4A", "#984EA3", "#FF7F00",  "#A65628", "#F781BF",
          "#999999", "#66C2A5", "#FC8D62", "#8DA0CB", "#E78AC3", "#A6D854", "#FFD92F", "#E5C494", "#B3B3B3", 
          "#8DD3C7", "#FFFFB3", "#BEBADA", "#FB8072", "#80B1D3", "#FDB462", "#B3DE69", "#FCCDE5",
          "#D9D9D9", "#BC80BD", "#CCEBC5", "#FFED6F")


## code

targetmatvec=unlist(targetmat)+1
yrange=range(targetmatvec[targetmatvec>0]);
# yrange[1]=1; # set the minimum value to 1
for(i in 1:length(targetmat)){
  vali=targetmat[[i]]+1;
  if(i==1){
    plot(1:length(vali),vali,type='b',las=1,pch=20,main=paste('sgRNAs in',targetgene),ylab='Read counts',xlab='Samples',xlim=c(0.7,length(vali)+0.3),ylim = yrange,col=colors[(i %% length(colors))],xaxt='n',log='y')
    axis(1,at=1:length(vali),labels=(collabel),las=2)
    # lines(0:100,rep(1,101),col='black');
  }else{
    lines(1:length(vali),vali,type='b',pch=20,col=colors[(i %% length(colors))])
  }
}




# parameters
# Do not modify the variables beginning with "__"
targetmat=list(c(102.99650897300626,171.10850175478714),c(186.3746352844875,369.8812522962764),c(195.20290748217374,373.97965952393594),c(199.12658401447874,298.15912581223387))
targetgene="ETS1"
collabel=c("Dnr2-PAW-High-200x","Dnr2-PAW-Low-200x")

# set up color using RColorBrewer
#library(RColorBrewer)
#colors <- brewer.pal(length(targetgenelist), "Set1")

colors=c( "#E41A1C", "#377EB8", "#4DAF4A", "#984EA3", "#FF7F00",  "#A65628", "#F781BF",
          "#999999", "#66C2A5", "#FC8D62", "#8DA0CB", "#E78AC3", "#A6D854", "#FFD92F", "#E5C494", "#B3B3B3", 
          "#8DD3C7", "#FFFFB3", "#BEBADA", "#FB8072", "#80B1D3", "#FDB462", "#B3DE69", "#FCCDE5",
          "#D9D9D9", "#BC80BD", "#CCEBC5", "#FFED6F")


## code

targetmatvec=unlist(targetmat)+1
yrange=range(targetmatvec[targetmatvec>0]);
# yrange[1]=1; # set the minimum value to 1
for(i in 1:length(targetmat)){
  vali=targetmat[[i]]+1;
  if(i==1){
    plot(1:length(vali),vali,type='b',las=1,pch=20,main=paste('sgRNAs in',targetgene),ylab='Read counts',xlab='Samples',xlim=c(0.7,length(vali)+0.3),ylim = yrange,col=colors[(i %% length(colors))],xaxt='n',log='y')
    axis(1,at=1:length(vali),labels=(collabel),las=2)
    # lines(0:100,rep(1,101),col='black');
  }else{
    lines(1:length(vali),vali,type='b',pch=20,col=colors[(i %% length(colors))])
  }
}



dev.off()
Sweave("coverage_test_200x_2019-03-04_summary.Rnw");
library(tools);

texi2dvi("coverage_test_200x_2019-03-04_summary.tex",pdf=TRUE);
